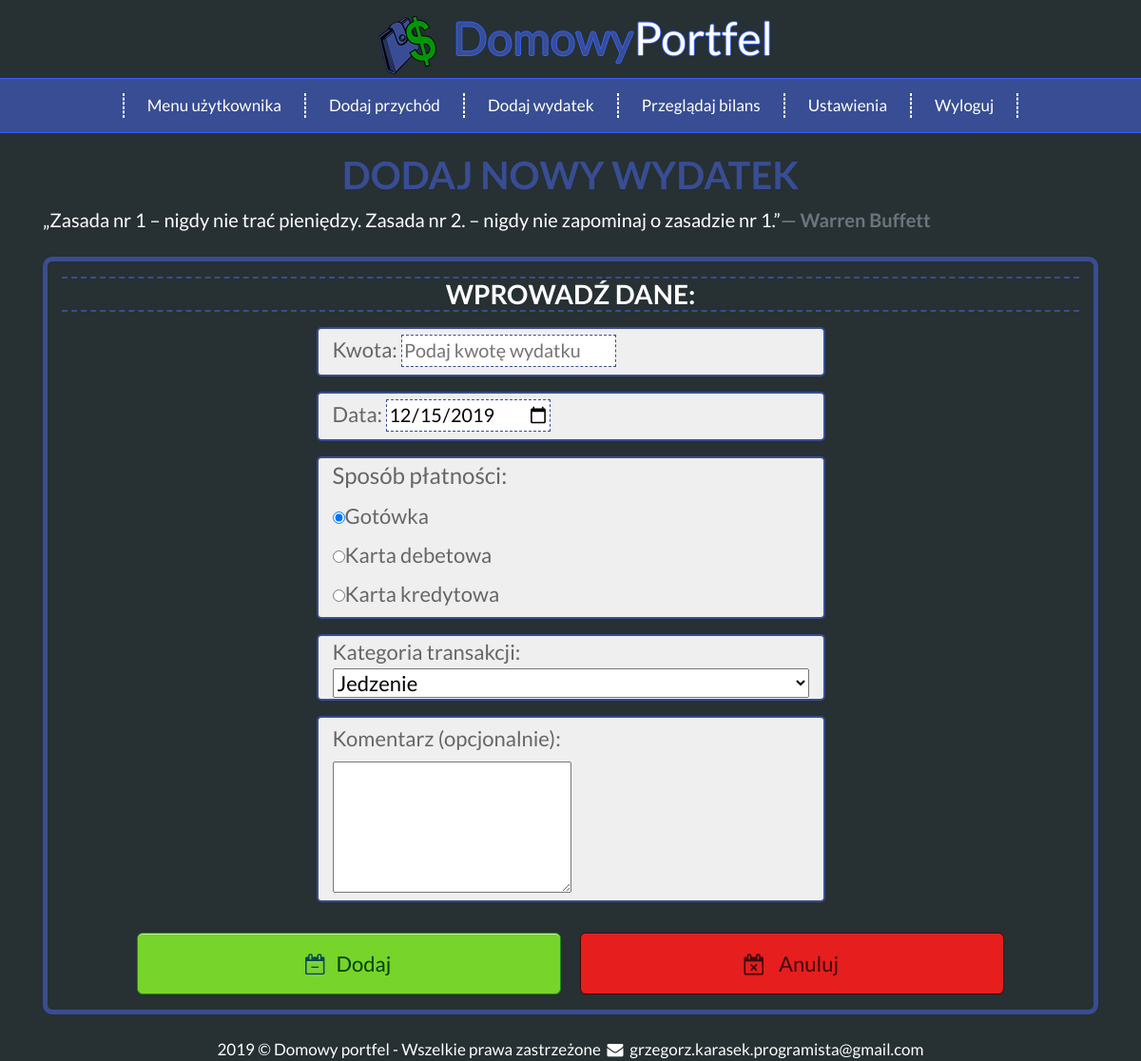
/addExpense.php (signed in), run on the app's committed database.
### tables this page shows
CREATE TABLE `sposoby_platnosci_przypisane_do_uzytkownika` (
  `id` int(11) UNSIGNED NOT NULL,
  `id_uzytkownika` int(11) UNSIGNED NOT NULL,
  `nazwa_sposobu_platnosci` varchar(50) NOT NULL
);

CREATE TABLE `wydatki_przypisane_do_uzytkownika` (
  `id` int(11) UNSIGNED NOT NULL,
  `id_uzytkownika` int(11) UNSIGNED NOT NULL,
  `nazwa_wydatku` varchar(50) NOT NULL
);

### addExpense.php (the view, shortened to what this page needs)
<?php
    $dataczas = new DateTime();
    $datadomyslna = $dataczas->format('Y-m-d');
?>
<!DOCTYPE html>
<html lang="pl">
<head>
    <link rel="stylesheet" href="css/bootstrap.min.css">
    <link rel="stylesheet" href="style.css">
    <link rel="stylesheet" href="css/fontello.css" type="text/css" />
</head>
<body>
    <div class="col-sm-12 logo mx-auto my-1 text-center">
        <a href="menu-uzytkownika"><img src="jpg/portfelicon.jpg" class="img-fluid" alt="strona główna" /></a>
        <div class=" logotext d-inline-block"><span style="color:#384D93 ">Domowy</span>Portfel</div>
    </div>
    <nav class="navbar navbar-dark bg-nav-Wallet navbar-expand-lg">
        <div class="collapse navbar-collapse" id="mainmenu">
            <ul class="navbar-nav mx-auto">
                <li role="separator" class="divider"></li>
                <li class="nav-item mx-4"><a href="menu-uzytkownika">Menu użytkownika</a></li>
                <li role="separator" class="divider"></li>
                <li class="nav-item mx-4"><a href="dodaj-przychod">Dodaj przychód</a></li>
                <li role="separator" class="divider"></li>
                <li class="nav-item mx-4"><a href="dodaj-wydatek">Dodaj wydatek</a></li>
                <li role="separator" class="divider"></li>
                <li class="nav-item mx-4"><a href="przegladaj-bilans">Przeglądaj bilans</a></li>
                <li role="separator" class="divider"></li>
                <li class="nav-item mx-4"><a href="zmien-ustawienia">Ustawienia</a></li>
                <li role="separator" class="divider"></li>
                <li class="nav-item mx-4"><a href="zarzadzaj-swoim-budzetem">Wyloguj</a></li>
                <li role="separator" class="divider"></li>
            </ul>
        </div>
    </nav>
    <main>
        <article class="walletspage">
            <div class="container">
                <header>
                    <h1 class="font-weight-bold text-uppercase mb-2">Dodaj nowy wydatek</h1>
                </header>
                <div class="quotation text-justify mb-4" style="font-size:20px">
                    <q>Zasada nr 1 – nigdy nie trać pieniędzy. Zasada nr 2. – nigdy nie zapominaj o zasadzie nr 1.</q><span class=" d-inline-block font-weight-bold text-right blockquote-footer" style="font-size:20px">Warren Buffett</span>
                </div>
                <div class="row mb-4">
                    <div class="col-sm-12 mx-auto my-auto">
                        <div class="tile col-12 mx-auto my-auto">
                            <h2 class="h3 font-weight-bold my-3 text-uppercase">Wprowadź dane:</h2>
                            <form method="post">
                                <div class="wrapperForm col-12 col-md-6 mx-auto my-3 mb-2">
                                    <label for="income"> Kwota:</label> <label><input type="number" name="kwota" placeholder="Podaj kwotę wydatku" step="0.01" min="0.00" required></label>
                                </div>
                                <div class="wrapperForm col-12 col-md-6 mx-auto my-3 mb-2">
                                    <label for="date"> Data:</label> <label><input type="date" id="datePicker" name="dzien" value="<?php echo $datadomyslna ?>" min="2000-01-01" required></label>
                                </div>
                                <div class="wrapperForm col-12 col-md-6 mx-auto my-3 mb-2">
                                    <fieldset>
                                        <legend> Sposób płatności: </legend>
                                        <?php
                                        require_once "connect.php";
                                        try
                                        {
                                            $polaczenie = new mysqli($host, $db_user, $db_password, $db_name);
                                            mysqli_query($polaczenie, "SET CHARSET utf8");
                                            mysqli_query($polaczenie, "SET NAMES 'utf8' COLLATE 'utf8_polish_ci'");
                                            if ($polaczenie->connect_errno!=0)
                                            {
                                                throw new Exception(mysqli_connect_errno());
                                            }
                                            else
                                            {
                                                $rezultat = $polaczenie->query("SELECT *  FROM sposoby_platnosci_przypisane_do_uzytkownika WHERE id_uzytkownika =".$_SESSION['id_uzytkownika']);
                                                if ($rezultat->num_rows > 0)
                                                {
                                                    $wynik=$rezultat->fetch_assoc();
                                                    echo "<div><label><input type='radio' value=".$wynik['id']." name='platnosc' checked>".$wynik['nazwa_sposobu_platnosci']."</label></div>";
                                                    while($wynik=$rezultat->fetch_assoc())
                                                    {
                                                    echo "<div><label><input type='radio' value=".$wynik['id']." name='platnosc'>".$wynik['nazwa_sposobu_platnosci']."</label></div>";
                                                    }
                                                }
                                                else
                                                {
                                                        throw new Exception($polaczenie->error);
                                                }
                                            }
                                        }
                                        catch(Exception $e)
                                        {
                                        echo '<span style="color:red;">Błąd serwera! Przepraszamy za niedogodności i prosimy o dodanie wydatku w innym terminie!</span>';
                                        }
                                        ?>
                                    </fieldset>
                                </div>
                                <div class="wrapperForm col-12 col-md-6 mx-auto my-3 mb-2">
                                    <lebel for="kategoria"> Kategoria transakcji:</lebel>
                                    <br />
                                    <select id="kategoria" name="kategoria" style="width:100%;">
                                       <?php
                                        require_once "connect.php";
                                        try
                                        {
                                            $polaczenie = new mysqli($host, $db_user, $db_password, $db_name);
                                            mysqli_query($polaczenie, "SET CHARSET utf8");
                                            mysqli_query($polaczenie, "SET NAMES 'utf8' COLLATE 'utf8_polish_ci'");
                                            if ($polaczenie->connect_errno!=0)
                                            {
                                                throw new Exception(mysqli_connect_errno());
                                            }
                                            else
                                            {
                                                $rezultat = $polaczenie->query("SELECT * FROM wydatki_przypisane_do_uzytkownika WHERE id_uzytkownika =".$_SESSION['id_uzytkownika']);
                                                if ($rezultat->num_rows > 0)
                                                {
                                                    $wynik=$rezultat->fetch_assoc();
                                                    echo"<option value=".$wynik['id']." selected>".$wynik['nazwa_wydatku']."</option>";
                                                }
                                                else
                                                {
                                                        throw new Exception($polaczenie->error);
                                                }
                                            }
                                        }
                                        catch(Exception $e)
                                        {
                                        echo '<span style="color:red;">Błąd serwera! Przepraszamy za niedogodności i prosimy o dodanie wydatku w innym terminie!</span>';
                                        }
                                        ?>
                                    </select>
                                </div>
                                <div class="wrapperForm col-12 col-md-6 mx-auto my-3 mb-2">
                                    <label for="komentarz" class="relative"> Komentarz (opcjonalnie): </label>
                                    <br />
                                    <textarea name="komentarz" id="komentarz" rows="4" cols="20" maxlength="320"></textarea>
                                </div>
                                <label class="wrapperAccept col-12 col-md-5 mx-2  my-3 mb-2 d-inline-block"><i class="icon-calendar-minus-o"></i><input type="submit" class="dodaj" value="Dodaj"></label>
                                <div class="wrapperCancel col-12 col-md-5 mx-2 my-3 mb-2 d-inline-block" onclick="window.location.href='menu-uzytkownika'">
                                    <i class="icon-calendar-times-o"></i>
                                    <input type="button" class="anuluj" value="Anuluj">
                                </div>
                            </form>
                        </div>
                    </div>
                </div>
            </div>
        </article>
    </main>
    <footer>
        <div class="rectangle">2019 &copy; Domowy portfel - Wszelkie prawa zastrzeżone <i class="icon-mail-alt"> </i>grzegorz.karasek.programista@gmail.com
        </div>
    </footer>
</body>
</html>

### style.css (style rules this page uses)
body { background-color: #273033; color: #fff; font-size: 17px; font-family: 'Lato', sans-serif; margin: 0 !important; }
.logo { font-size: 48px; }
.logotext { text-shadow: -1px 0 #3361F5, 0 1px #3361F5, 1px 0 #3361F5, 0 -1px #3361F5; }
.walletspage { text-align: center; }
h1 { font-size: 40px; font-weight: 700; color: #384D93; margin: 20px; }
q:lang(pl) { quotes: "\201E""\201D""\201A""\2019" }
q:before { content: open-quote }
q:after { content: close-quote }
.tile { font-size: 22px; width: 100%; border: 5px solid #384d93; border-radius: 10px; }
.rectangle { text-align: center; }
h2 { font-size: 36px; border-top: 2px dashed #384D93; border-bottom: 2px dashed #384D93; text-align: center; }
.wrapperForm { border: 2px solid #384d93; border-radius: 5px; background-color: #efefef; color: #666; text-align: left; }
.wrapperForm > label { margin-top: 5px; background-color: transparent; }
.wrapperForm > label > input { border: 1px dashed #384d93; font-size: 90%; }
nav { min-height: 58px; border-top: 1px solid #3361F5; border-bottom: 1px solid #3361F5; }
.bg-nav-Wallet { background-color: #384D93; }
nav a:link { color: #ffffff; text-decoration: none; }
.divider { border: 1px dashed #fff; }
.icon-calendar-minus-o, .menuButton2 { color: #094A48; background-color: transparent; border: 0; }
.wrapperAccept { box-shadow: inset 0px 1px 0px 0px #caefab; background-color: #77d42a; border-radius: 6px; border: 1px solid #268a16; cursor: pointer; color: #306108; font-weight: bold; padding: 14px 23px; margin: 15px; text-decoration: none; text-shadow: 0px 1px 0px #aade7c; }
.wrapperAccept > .dodaj { color: #004000; background-color: transparent; border: 0; }
.wrapperCancel { box-shadow: inset 0px 1px 0px 0px #FF2222; background-color: #E61E1E; border-radius: 6px; border: 1px solid #400808; cursor: pointer; color: #400808; font-weight: bold; padding: 14px 23px; margin: 15px; text-decoration: none; text-shadow: 0px 1px 0px #BF1919; }
.wrapperCancel > .anuluj { color: #400808; background-color: transparent; border: 0; }

### data on the page
sposoby_platnosci_przypisane_do_uzytkownika: nazwa_sposobu_platnosci "Gotówka"
sposoby_platnosci_przypisane_do_uzytkownika: nazwa_sposobu_platnosci "Karta debetowa"
sposoby_platnosci_przypisane_do_uzytkownika: nazwa_sposobu_platnosci "Karta kredytowa"
wydatki_przypisane_do_uzytkownika: kategoria "Jedzenie"
